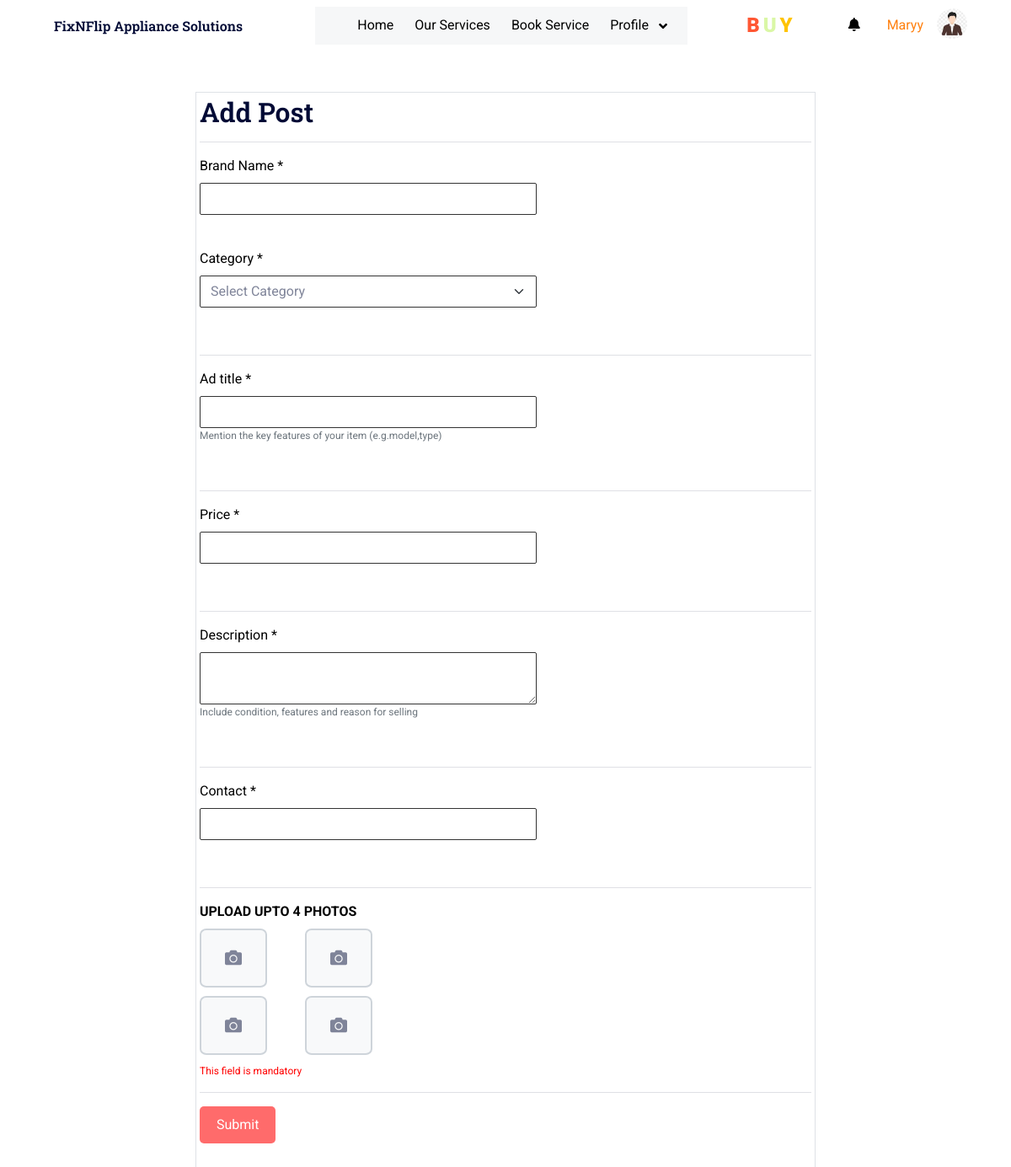
The page /sell/ (signed in) on the database its author committed.
### app1/models.py (models this page shows, shortened)
class CustomUser(AbstractUser):
    user_type = models.CharField(max_length=20)  # Add any additional fields you need

class UserProfile(models.Model):
    user = models.OneToOneField(CustomUser, on_delete=models.CASCADE)
    image = models.ImageField(upload_to='profile_images/', blank=True, null=True)
    first_name = models.CharField(max_length=255, blank=True, null=True)
    last_name = models.CharField(max_length=255, blank=True, null=True)
    mobile = models.CharField(max_length=15, blank=True, null=True)
    address = models.TextField(blank=True, null=True)
    job_title = models.CharField(max_length=255, blank=True, null=True)
    company_name = models.CharField(max_length=255, blank=True, null=True)
    education_field = models.CharField(max_length=50, blank=True, null=True)

### app1/views.py (the view, shortened to what this page needs)
# urls.py: path('sell/', views.sellproducts, name='sell'),
@login_required(login_url='login')
def sellproducts(request):
    user = request.user
    try:
        user_profile = UserProfile.objects.get(user=user)
    except UserProfile.DoesNotExist:
        user_profile = UserProfile.objects.create(user=user)
    return render(request, 'sell.html', {'user_profile': user_profile})

### templates/sell.html (shortened to what this page needs)
{% load static %}
<!DOCTYPE html>
<html lang="en">
<head>
    <link href="https://cdnjs.cloudflare.com/ajax/libs/font-awesome/5.10.0/css/all.min.css" rel="stylesheet">
    <link href="https://cdn.jsdelivr.net/npm/bootstrap-icons@1.4.1/font/bootstrap-icons.css" rel="stylesheet">
    <link href="{% static 'lib/animate/animate.min.css'%}" rel="stylesheet">
    <link href="{% static 'lib/owlcarousel/assets/owl.carousel.min.css'%}" rel="stylesheet">
    <link href="{% static 'css/bootstrap.min.css'%}" rel="stylesheet">
    <link href="{% static 'css/style.css'%}" rel="stylesheet">
    <link href="https://cdnjs.cloudflare.com/ajax/libs/font-awesome/5.15.3/css/all.min.css" rel="stylesheet">
</head>
<body>
      <nav class="navbar navbar-expand-lg bg-white navbar-light sticky-top px-4 px-lg-5">
        <a href="{% url 'index' %}" class="navbar-brand d-flex align-items-center">
            <h6 class="m-0"><img class="img-fluid me-3" src="{% static 'img/icon/icon-02-primary.png'%}" alt="">FixNFlip Appliance Solutions</h6>
        </a>
        <div class="collapse navbar-collapse" id="navbarCollapse">
            <div class="navbar-nav mx-auto bg-light pe-4 py-3 py-lg-0">
                <a href="{% url 'customer_profile' %}" class="nav-item nav-link active" style="color: black;">Home</a>
                <a href="{% url 'services' %}" class="nav-item nav-link" style="color: black;">Our Services</a>
                <a href="{% url 'booking' %}" class="nav-item nav-link" id="bookServiceLink" style="color: black;">Book Service</a>
                <div class="dropdown" style="position:relative;">
                    <a class="nav-link dropdown-toggle" href="#" role="button" id="profileDropdown" data-bs-toggle="dropdown" aria-haspopup="true" aria-expanded="false" style="color: black;">
                        Profile
                    </a>
                </div>
                </div>
                <div style="margin-right: 50px;">
                    <a href="{% url 'appliances' %}" class="text-decoration-none" style="color: #FF5733; font-size: 24px; font-weight: bold;"><b>B</b></a>
                    <a href="{% url 'appliances' %}" class="text-decoration-none" style="color: #DAF7A6; font-size: 24px; font-weight: bold;"><b>U</b></a>
                    <a href="{% url 'appliances' %}" class="text-decoration-none" style="color: #FFC300; font-size: 24px; font-weight: bold;"><b>Y</b></a>
                </div>
                  </div>
<a href="{% url 'notification_customer' %}" class="nav-item nav-link" style="color: black;">
    <i class="fas fa-bell"></i>
</a>
        <a href="#" class="nav-item nav-link">
            {{ user.username }}
        </a>
        <div class="profile-picture-round">
            {% if user_profile.image %}
                <img src="{{ user_profile.image.url }}" alt="User Profile Picture">
            {% else %}
                <img src="{% static 'css/img/icon/logo.jpg' %}" alt="">
            {% endif %}
        </div>
    </nav>
<div class="container mt-5">
    <div class="row justify-content-center">
        <div class="col-lg-8">
            <div class="border p-1">
            <form id="sellForm" method="POST" enctype="multipart/form-data" onsubmit="return confirmSubmit()">
                <div class="mb-3">
                    <h2>Add Post</h2>
                </div>
                <hr>
                <div class="mb-3">
                    <label for="brandName" class="form-label" style="color: black;">Brand Name *</label>
                    <input type="text" class="form-control dark-border" id="brandName" name="brandName" required oninput="validateBrandName()">
                </div>
                <br>
                <div class="mb-3">
                    <label for="category" class="form-label" style="color: black;">Category *</label>
                    <select class="form-select dark-border" id="category" name="category" required style="max-width: 400px;">
                        <option value="" selected disabled>Select Category</option>
                    </select>
                </div>
                <br>
                <hr>
                <div class="mb-3">
                    <label for="adtitle" class="form-label" style="color: black;">Ad title *</label>
                    <input type="text" class="form-control dark-border" id="adtitle" name="adtitle" required oninput="validateAdTitle()" >
                    <p style="font-size: 12px; color: #6c757d;">
                        Mention the key features of your item (e.g.model,type)
                    </p>
                </div>
                <br>
                <hr>
                <div class="mb-3">
                    <label for="price" class="form-label" style="color: black;">Price *</label>
                    <input type="text" class="form-control dark-border" id="price" name="price" required oninput="validatePrice()">
                </div>
                <br>
                <hr>
                <div class="mb-3">
                    <label for="description" class="form-label" style="color: black;">Description *</label>
                    <textarea class="form-control dark-border" id="description" name="description" required oninput="validateDescription()"></textarea>
                    <p style="font-size: 12px; color: #6c757d;">
                        Include condition, features and reason for selling
                    </p>
                </div>
                <br>
                <hr>
                <div class="mb-3">
                    <label for="contact" class="form-label" style="color: black;">Contact *</label>
                    <input type="text" class="form-control dark-border" id="contact" name="contact" required oninput="validateContact()">
                </div>
                <br>
                <hr>
                <div class="mb-3">
                    <label for="images" class="form-label"><b  style="color: black;">UPLOAD UPTO 4 PHOTOS</b></label>
                    <div class="row">
                        <div class="col-md-2">
                            <label for="image1" class="camera-icon" id="image1Label"><i class="fas fa-camera"></i></label>
                        </div>
                        <div class="col-md-2">
                            <label for="image2" class="camera-icon" id="image2Label"><i class="fas fa-camera"></i></label>
                        </div>
                    </div>
                    <div class="row">
                        <div class="col-md-2">
                            <label for="image3" class="camera-icon" id="image3Label"><i class="fas fa-camera"></i></label>
                        </div>
                        <div class="col-md-2">
                            <label for="image4" class="camera-icon" id="image4Label"><i class="fas fa-camera"></i></label>
                        </div>
                    </div>
                    <p style="font-size: 12px; color: red">
                        This field is mandatory
                    </p>
                </div>
                <hr>
                <button type="submit" class="styled-button">Submit</button>
                <br>
            </form>
            <br><br>
        </div>
        </div>
    </div>
</div>
</body>
</html>

### static/css/style.css (style rules this page uses)
:root { --primary: #FF800F; --secondary: #001064; --light: #F6F7F8; --dark: #010A35; }
.navbar .navbar-nav .nav-link { margin-left: 25px; padding: 10px 0; color: #696E77; font-weight: 400; outline: none; }
.navbar .navbar-nav .nav-link:hover, .navbar .navbar-nav .nav-link.active { color: var(--primary); }
.navbar .dropdown-toggle::after { border: none; content: "\f107"; font-family: "Font Awesome 5 Free"; font-weight: 900; vertical-align: middle; margin-left: 8px; }

### templates/sell.html (style rules this page uses)
.profile-picture-round { width: 40px; height: 40px; border-radius: 50%; overflow: hidden; position: relative; }
.profile-picture-round img { width: 90%; height: 90%; object-fit: cover; border-radius: 50%; }
.camera-icon { display: flex; justify-content: center; align-items: center; width: 80px; height: 70px; background-color: #f8f9fa; border: 2px solid #ced4da; border-radius: 10%; font-size: 20px; text-align: center; cursor: pointer; margin-right: 10px; margin-bottom: 10px; }
#brandName, #adtitle, #price, #description, #contact { max-width: 400px; }
.dark-border { border: 1px solid #333; border-radius: 2px; }
.styled-button { background-color: #FF6B6B; color: white; padding: 10px 20px; border: none; border-radius: 5px; font-size: 16px; cursor: pointer; transition: background-color 0.3s; }

### rows shown on the page
CustomUser: username "Maryy"
UserProfile: image (picture)
